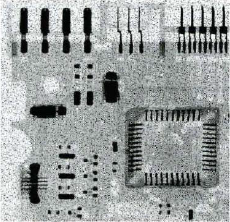
%> input picture Chapter5/image/pepper.png, 230 x 222 px
$ octave ContraHarmonic_Mean_Filter2.m   (GNU Octave 9; MATLAB toolbox functions it lacks are replaced by stand-ins)
%> lines starting %> are read from the running program, lines starting %| are printed output that depends on the picture
%> further down, inputImage is the input picture: size 222x230x3 uint8; mean R, G, B 155, 159.4, 158.6
### Chapter5/ContraHarmonicMeanFilter.m
function output = ContraHarmonicMeanFilter(input, Q)
%> called with Q = 1.5
    input = rgb2gray(input);
    input = double(input); % تبدیل به نوع اعشاری
%> input: size 222x230 double
    [rows, cols] = size(input);
%> rows = 222; cols = 230
    output = zeros(rows, cols);
    padInput = padarray(input, [1 1], 'symmetric');
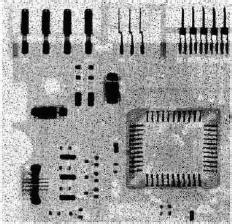
%> padInput: size 224x232 double; min 0, max 255, mean 159.3

    for i = 2:rows+1
        for j = 2:cols+1
            window = padInput(i-1:i+1, j-1:j+1);
            numerator = sum(sum(window.^Q));
            denominator = sum(sum(window));
            output(i-1, j-1) = numerator / denominator;
        end
    end
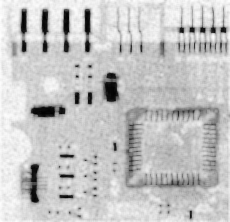
%> output: size 222x230 double; min 1.95, max 15.81, mean 12.61; drawn with min black and max white
end

### Chapter5/ContraHarmonic_Mean_Filter2.m
inputImage = imread('image/pepper.png' );
Q = 1.5; % مقدار Q
filteredImage = ContraHarmonicMeanFilter(inputImage, Q);

subplot(121)
imshow(inputImage)
title('salt and pepper noise')

subplot(122)
imshow(filteredImage,[])
title('first median filter')

$ run again, with Chapter5/image/Periodic_Noise.PNG copied over Chapter5/image/pepper.png
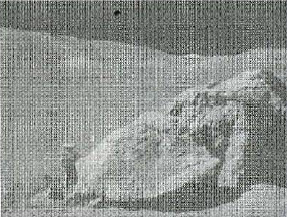
%> input picture Chapter5/image/Periodic_Noise.PNG, 287 x 217 px
%> inputImage is the input picture: size 217x287x3 uint8; mean R, G, B 140.4, 144.2, 140.7
%> in ContraHarmonicMeanFilter, `padInput = padarray(input, [1 1], 'symmetric');`:
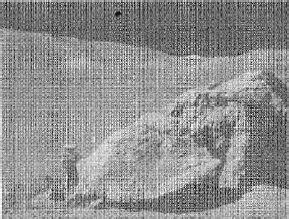
%> padInput: size 219x289 double; min 0, max 255, mean 142.8
%> after the loop in ContraHarmonicMeanFilter, `for i = 2:rows+1`:
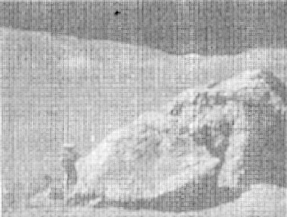
%> output: size 217x287 double; min 5.04, max 14.99, mean 12.09; drawn with min black and max white

$ run again, with Chapter5/image/bb.PNG copied over Chapter5/image/pepper.png
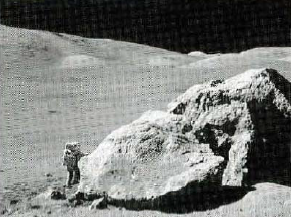
%> input picture Chapter5/image/bb.PNG, 291 x 217 px
%> inputImage is the input picture: size 217x291x3 uint8; mean R, G, B 120.4, 122.5, 119.6
%> in ContraHarmonicMeanFilter, `padInput = padarray(input, [1 1], 'symmetric');`:
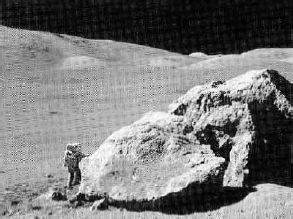
%> padInput: size 219x293 double; min 0, max 255, mean 121.2
%> after the loop in ContraHarmonicMeanFilter, `for i = 2:rows+1`:
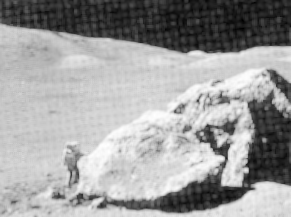
%> output: size 217x291 double; min 1.68, max 15.78, mean 10.39; drawn with min black and max white
